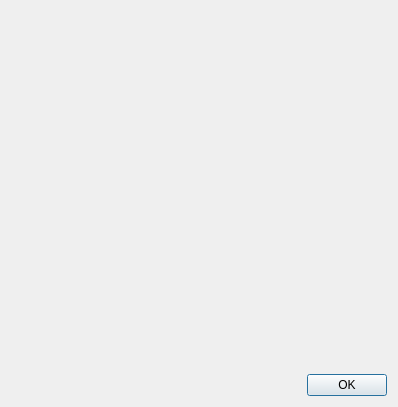
<?xml version="1.0" encoding="UTF-8"?>
<ui version="4.0">
 <class>WAbout</class>
 <widget class="QDialog" name="WAbout">
  <property name="geometry">
   <rect>
    <x>0</x>
    <y>0</y>
    <width>398</width>
    <height>407</height>
   </rect>
  </property>
  <property name="windowTitle">
   <string>About</string>
  </property>
  <layout class="QVBoxLayout" name="verticalLayout">
   <item>
    <spacer name="verticalSpacer">
     <property name="orientation">
      <enum>Qt::Vertical</enum>
     </property>
     <property name="sizeHint" stdset="0">
      <size>
       <width>20</width>
       <height>40</height>
      </size>
     </property>
    </spacer>
   </item>
   <item>
    <widget class="QDialogButtonBox" name="buttonBox">
     <property name="standardButtons">
      <set>QDialogButtonBox::Ok</set>
     </property>
    </widget>
   </item>
  </layout>
 </widget>
 <resources/>
 <connections>
  <connection>
   <sender>buttonBox</sender>
   <signal>accepted()</signal>
   <receiver>WAbout</receiver>
   <slot>accept()</slot>
   <hints>
    <hint type="sourcelabel">
     <x>248</x>
     <y>254</y>
    </hint>
    <hint type="destinationlabel">
     <x>157</x>
     <y>274</y>
    </hint>
   </hints>
  </connection>
  <connection>
   <sender>buttonBox</sender>
   <signal>rejected()</signal>
   <receiver>WAbout</receiver>
   <slot>reject()</slot>
   <hints>
    <hint type="sourcelabel">
     <x>316</x>
     <y>260</y>
    </hint>
    <hint type="destinationlabel">
     <x>286</x>
     <y>274</y>
    </hint>
   </hints>
  </connection>
 </connections>
</ui>
